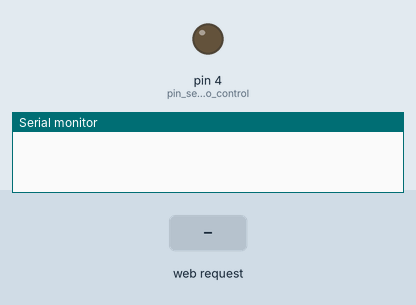
A sketch run on a simulated Arduino Uno, built for the host (arithmetic inside an expression is 32-bit, double 64-bit). Parts: output pins drawn as LEDs (lit = HIGH), the last lines printed to the serial monitor. Inputs (shaded band) come from the test bench.

Above: at 1.2 s.
1.3 s: HTTP request GET /on received
At 2.4 s:
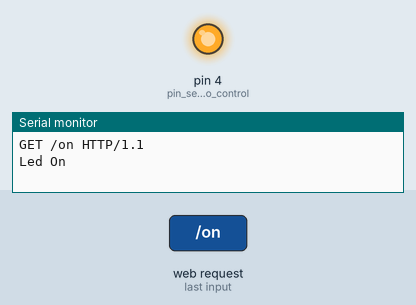
2.8 s: HTTP request GET /off received
At 3.6 s:
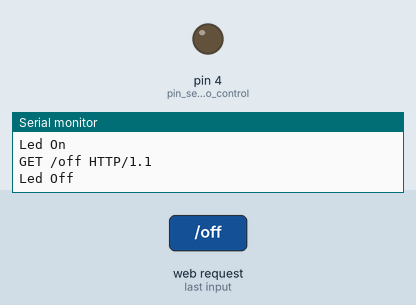
Timing chart, 0 to 5.8 s (numbered marks = the images above; inputs shaded):
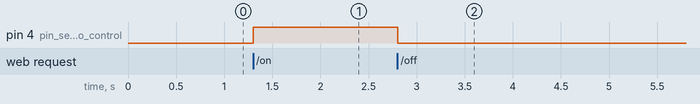

Measured:
- after the input at 1.3 s, pin 4 (pin_selected_to_control): LOW → HIGH at once
- after the input at 2.8 s, pin 4 (pin_selected_to_control): HIGH → LOW at once

The sketch:

led_web_switch.ino
```cpp
/**
   Led switch via web interface

  A simple web server that shows the button for switching of LED
  using an Arduino Wiznet Ethernet shield.

  Address will look like http://192.168.40.177/.

*/

#include <SPI.h>
#include <Ethernet.h>

byte mac[] = { 0xDE, 0xAD, 0xBE, 0xEF, 0xFE, 0xED }; //ethernet shield mac address
byte ip[] = { 192, 168, 40, 177 }; // arduino IP in lan
byte gateway[] = { 192, 168, 40, 177 }; // internet access via router
byte subnet[] = { 255, 255, 255, 0 }; //subnet mask

EthernetServer server(80); // server port
String readString;

void setup() {
  pinMode(4, OUTPUT); // pin selected to control

  Ethernet.begin(mac, ip, gateway, gateway, subnet);
  server.begin();

  //enable serial data print
  Serial.begin(9600);
}

void loop() {
  // Create a client connection
  EthernetClient client = server.available();
  if (client) {
    while (client.connected()) {
      if (client.available()) {
        char c = client.read(); // read char by char HTTP request

        if (readString.length() < 100) {
          readString += c;
        }

        if (c == '\n') { // if HTTP request has ended
          Serial.println(readString); // print to serial monitor for debuging

          // now output HTML data header
          if (readString.indexOf('?') >= 0) { // don't send new page
            client.println("HTTP/1.1 204 Arduino");
            client.println();
            client.println();
          }
          else {
            client.println("HTTP/1.1 200 OK"); // send new page
            client.println("Content-Type: text/html");
            client.println();

            client.println("<html>");
            client.println("<head>");
            client.println("<meta charset='utf8'>");
            client.println("<title>LED wed switcher</title>");
            client.println("</head>");
            client.println("<body>");

            client.println("<h1>LED web switcher</h1>");

            client.println("<a href='/?on'>Включить</a>");
            client.println("<a href='/?off'>Выключить</a>");

            client.println("</body>");
            client.println("</html>");
          }

          delay(1);

          // stopping client
          client.stop();

          if (readString.indexOf("on") > 0) { //checks for on
            digitalWrite(4, HIGH);    // set pin 4 high
            Serial.println("Led On");
          }

          if (readString.indexOf("off") > 0) { //checks for off
            digitalWrite(4, LOW);    // set pin 4 low
            Serial.println("Led Off");
          }

          // clearing string for next read
          readString = "";
        }
      }
    }
  }
}
```
